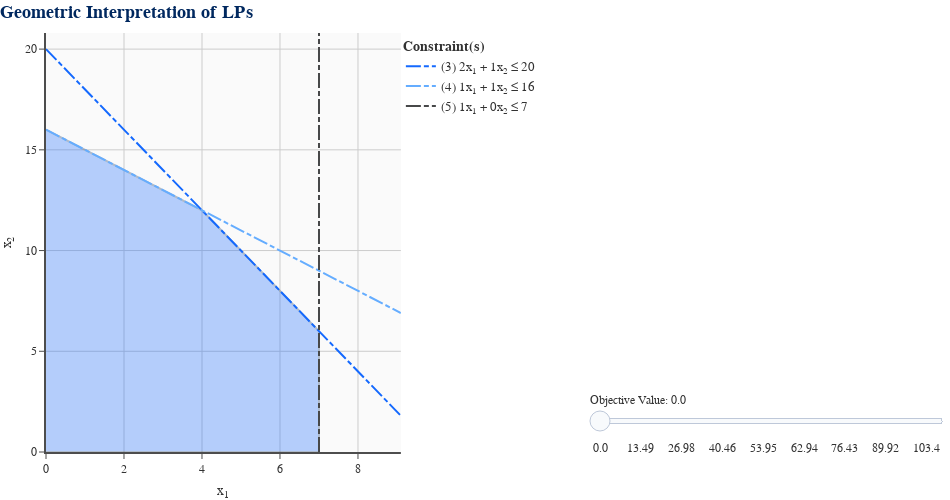

The notebook cell saved with this chart:
### Markdown cell above
Let's use GILP to solve the following LP graphically:

$$\begin{align*}
\max \quad & 5x_1+3x_2\\
\text{s.t.} \quad & 2x_1 + 1x_2 \leq 20 \\
\quad & 1x_1 + 1x_2 \leq 16 \\
\quad & 1x_1 + 0x_2 \leq 7 \\
\quad & x_1, x_2 \geq 0 \\
\end{align*}$$

Recall, this LP is called `ALL_INTEGER_2D_LP`.

### Code cell
lp = ex.ALL_INTEGER_2D_LP # get LP example
lp_visual(lp).show() # visualize it

### Figure 1 — Plotly figure (JSON) as saved in the notebook; plotly's stock layout.template omitted (floating-point values rounded to 4 significant figures)
{"data": [{"hoverinfo": "skip", "marker": {"color": "white", "opacity": 1e-07, "size": 0}, "mode": "markers", "showlegend": false, "type": "scatter", "x": [9.1], "y": [20.8]}, {"fill": "toself", "fillcolor": "#1469FE", "hoverinfo": "none", "line": {"color": "#00285F", "width": 2}, "mode": "lines", "opacity": 0.3, "showlegend": false, "type": "scatter", "x": [0, 7, 7, 4, 0], "y": [0, 0, 6, 12, 16]}, {"hoverinfo": "skip", "line": {"color": "#1469FE", "dash": "15,3,5,3", "width": 2}, "mode": "lines", "name": "(3) 2x<sub>1</sub> + 1x<sub>2</sub> ≤ 20", "showlegend": true, "type": "scatter", "visible": true, "x": [0, 9.1], "y": [20, 1.8]}, {"hoverinfo": "skip", "line": {"color": "#65ADFF", "dash": "15,3,5,3", "width": 2}, "mode": "lines", "name": "(4) 1x<sub>1</sub> + 1x<sub>2</sub> ≤ 16", "showlegend": true, "type": "scatter", "visible": true, "x": [0, 9.1], "y": [16, 6.9]}, {"hoverinfo": "skip", "line": {"color": "#474849", "dash": "15,3,5,3", "width": 2}, "mode": "lines", "name": "(5) 1x<sub>1</sub> + 0x<sub>2</sub> ≤ 7", "showlegend": true, "type": "scatter", "visible": true, "x": [7, 7], "y": [0, 20.8]}, {"hoverinfo": "text", "hoverlabel": {"bgcolor": "#FAFAFA", "bordercolor": "#323232", "font": {"color": "#323232", "family": "Arial"}}, "marker": {"color": "gray", "opacity": 1e-07, "size": 20}, "mode": "markers", "showlegend": false, "text": ["<b>BFS</b>: (0, 0, 20, 16, 7)<br><b>B</b>: (3, 4, 5)<br><b>Obj</b>: 0", "<b>BFS</b>: (0, 16, 4, 0, 7)<br><b>B</b>: (2, 3, 5)<br><b>Obj</b>: 48", "<b>BFS</b>: (4, 12, 0, 0, 3)<br><b>B</b>: (1, 2, 5)<br><b>Obj</b>: 56", "<b>BFS</b>: (7, 0, 6, 9, 0)<br><b>B</b>: (1, 3, 4)<br><b>Obj</b>: 35", "<b>BFS</b>: (7, 6, 0, 3, 0)<br><b>B</b>: (1, 2, 4)<br><b>Obj</b>: 53"], "type": "scatter", "x": [0, 0, 4, 7, 7], "y": [0, 16, 12, 0, 6]}, {"hoverinfo": "skip", "line": {"color": "red", "width": 4}, "mode": "lines", "showlegend": false, "type": "scatter", "visible": false, "x": [0, 9.1], "y": [0, -15.17]}, {"hoverinfo": "skip", "line": {"color": "red", "width": 4}, "mode": "lines", "showlegend": false, "type": "scatter", "visible": false, "x": [0, 9.1], "y": [1.5, -13.67]}, {"hoverinfo": "skip", "line": {"color": "red", "width": 4}, "mode": "lines", "showlegend": false, "type": "scatter", "visible": false, "x": [0, 9.1], "y": [2.997, -12.17]}, {"hoverinfo": "skip", "line": {"color": "red", "width": 4}, "mode": "lines", "showlegend": false, "type": "scatter", "visible": false, "x": [0, 9.1], "y": [4.497, -10.67]}, {"hoverinfo": "skip", "line": {"color": "red", "width": 4}, "mode": "lines", "showlegend": false, "type": "scatter", "visible": false, "x": [0, 9.1], "y": [5.993, -9.173]}, {"hoverinfo": "skip", "line": {"color": "red", "width": 4}, "mode": "lines", "showlegend": false, "type": "scatter", "visible": false, "x": [0, 9.1], "y": [7.493, -7.673]}, {"hoverinfo": "skip", "line": {"color": "red", "width": 4}, "mode": "lines", "showlegend": false, "type": "scatter", "visible": false, "x": [0, 9.1], "y": [8.993, -6.173]}, {"hoverinfo": "skip", "line": {"color": "red", "width": 4}, "mode": "lines", "showlegend": false, "type": "scatter", "visible": false, "x": [0, 9.1], "y": [10.49, -4.677]}, {"hoverinfo": "skip", "line": {"color": "red", "width": 4}, "mode": "lines", "showlegend": false, "type": "scatter", "visible": false, "x": [0, 9.1], "y": [11.99, -3.177]}, {"hoverinfo": "skip", "line": {"color": "red", "width": 4}, "mode": "lines", "showlegend": false, "type": "scatter", "visible": false, "x": [0, 9.1], "y": [13.49, -1.68]}, {"hoverinfo": "skip", "line": {"color": "red", "width": 4}, "mode": "lines", "showlegend": false, "type": "scatter", "visible": false, "x": [0, 9.1], "y": [14.99, -0.18]}, {"hoverinfo": "skip", "line": {"color": "red", "width": 4}, "mode": "lines", "showlegend": false, "type": "scatter", "visible": false, "x": [0, 9.1], "y": [16.48, 1.317]}, {"hoverinfo": "skip", "line": {"color": "red", "width": 4}, "mode": "lines", "showlegend": false, "type": "scatter", "visible": false, "x": [0, 9.1], "y": [17.98, 2.817]}, {"hoverinfo": "skip", "line": {"color": "red", "width": 4}, "mode": "lines", "showlegend": false, "type": "scatter", "visible": false, "x": [0, 9.1], "y": [18.67, 3.5]}, {"hoverinfo": "skip", "line": {"color": "red", "width": 4}, "mode": "lines", "showlegend": false, "type": "scatter", "visible": false, "x": [0, 9.1], "y": [19.48, 4.317]}, {"hoverinfo": "skip", "line": {"color": "red", "width": 4}, "mode": "lines", "showlegend": false, "type": "scatter", "visible": false, "x": [0, 9.1], "y": [20.98, 5.813]}, {"hoverinfo": "skip", "line": {"color": "red", "width": 4}, "mode": "lines", "showlegend": false, "type": "scatter", "visible": false, "x": [0, 9.1], "y": [22.48, 7.313]}, {"hoverinfo": "skip", "line": {"color": "red", "width": 4}, "mode": "lines", "showlegend": false, "type": "scatter", "visible": false, "x": [0, 9.1], "y": [23.98, 8.81]}, {"hoverinfo": "skip", "line": {"color": "red", "width": 4}, "mode": "lines", "showlegend": false, "type": "scatter", "visible": false, "x": [0, 9.1], "y": [25.48, 10.31]}, {"hoverinfo": "skip", "line": {"color": "red", "width": 4}, "mode": "lines", "showlegend": false, "type": "scatter", "visible": false, "x": [0, 9.1], "y": [26.98, 11.81]}, {"hoverinfo": "skip", "line": {"color": "red", "width": 4}, "mode": "lines", "showlegend": false, "type": "scatter", "visible": false, "x": [0, 9.1], "y": [28.47, 13.31]}, {"hoverinfo": "skip", "line": {"color": "red", "width": 4}, "mode": "lines", "showlegend": false, "type": "scatter", "visible": false, "x": [0, 9.1], "y": [29.97, 14.81]}, {"hoverinfo": "skip", "line": {"color": "red", "width": 4}, "mode": "lines", "showlegend": false, "type": "scatter", "visible": false, "x": [0, 9.1], "y": [31.47, 16.3]}, {"hoverinfo": "skip", "line": {"color": "red", "width": 4}, "mode": "lines", "showlegend": false, "type": "scatter", "visible": false, "x": [0, 9.1], "y": [32.97, 17.8]}, {"hoverinfo": "skip", "line": {"color": "red", "width": 4}, "mode": "lines", "showlegend": false, "type": "scatter", "visible": false, "x": [0, 9.1], "y": [34.47, 19.3]}, {"hoverinfo": "skip", "line": {"color": "red", "width": 4}, "mode": "lines", "showlegend": false, "type": "scatter", "visible": false, "x": [0, 9.1], "y": [35.97, 20.8]}], "layout": {"font": {"color": "#323232", "family": "Arial"}, "height": 500, "legend": {"font": {"size": 13}, "title": {"font": {"size": 14}, "text": "<b>Constraint(s)</b>"}, "x": 0.3947, "xanchor": "left", "y": 1, "yanchor": "top"}, "margin": {"b": 0, "l": 0, "r": 0, "t": 33}, "paper_bgcolor": "white", "plot_bgcolor": "#FAFAFA", "scene": {"aspectmode": "cube", "xaxis": {"gridcolor": "#CCCCCC", "gridwidth": 1, "linecolor": "#4D4D4D", "linewidth": 2, "range": [0, 9.1], "rangemode": "tozero", "showspikes": false, "tickcolor": "#4D4D4D", "ticks": "outside"}, "yaxis": {"gridcolor": "#CCCCCC", "gridwidth": 1, "linecolor": "#4D4D4D", "linewidth": 2, "range": [0, 20.8], "rangemode": "tozero", "showspikes": false, "tickcolor": "#4D4D4D", "ticks": "outside"}, "zaxis": {"gridcolor": "#CCCCCC", "gridwidth": 1, "linecolor": "#4D4D4D", "linewidth": 2, "rangemode": "tozero", "showspikes": false, "tickcolor": "#4D4D4D", "ticks": "outside"}}, "sliders": [{"active": 0, "currentvalue": {"prefix": "Objective Value: "}, "len": 0.4, "lenmode": "fraction", "pad": {"b": 0, "l": 0, "r": 0, "t": 50}, "steps": [{"args": [{"visible": [null, null, true, true, true, null, true, false, false, false, false, false, false, false, false, false, false, false, false, false, false, false, false, false, false, false, false, false, false, false, false, false]}], "label": "0.0", "method": "update"}, {"args": [{"visible": [null, null, true, true, true, null, false, true, false, false, false, false, false, false, false, false, false, false, false, false, false, false, false, false, false, false, false, false, false, false, false, false]}], "label": "4.5", "method": "update"}, {"args": [{"visible": [null, null, true, true, true, null, false, false, true, false, false, false, false, false, false, false, false, false, false, false, false, false, false, false, false, false, false, false, false, false, false, false]}], "label": "8.99", "method": "update"}, {"args": [{"visible": [null, null, true, true, true, null, false, false, false, true, false, false, false, false, false, false, false, false, false, false, false, false, false, false, false, false, false, false, false, false, false, false]}], "label": "13.49", "method": "update"}, {"args": [{"visible": [null, null, true, true, true, null, false, false, false, false, true, false, false, false, false, false, false, false, false, false, false, false, false, false, false, false, false, false, false, false, false, false]}], "label": "17.98", "method": "update"}, {"args": [{"visible": [null, null, true, true, true, null, false, false, false, false, false, true, false, false, false, false, false, false, false, false, false, false, false, false, false, false, false, false, false, false, false, false]}], "label": "22.48", "method": "update"}, {"args": [{"visible": [null, null, true, true, true, null, false, false, false, false, false, false, true, false, false, false, false, false, false, false, false, false, false, false, false, false, false, false, false, false, false, false]}], "label": "26.98", "method": "update"}, {"args": [{"visible": [null, null, true, true, true, null, false, false, false, false, false, false, false, true, false, false, false, false, false, false, false, false, false, false, false, false, false, false, false, false, false, false]}], "label": "31.47", "method": "update"}, {"args": [{"visible": [null, null, true, true, true, null, false, false, false, false, false, false, false, false, true, false, false, false, false, false, false, false, false, false, false, false, false, false, false, false, false, false]}], "label": "35.97", "method": "update"}, {"args": [{"visible": [null, null, true, true, true, null, false, false, false, false, false, false, false, false, false, true, false, false, false, false, false, false, false, false, false, false, false, false, false, false, false, false]}], "label": "40.46", "method": "update"}, {"args": [{"visible": [null, null, true, true, true, null, false, false, false, false, false, false, false, false, false, false, true, false, false, false, false, false, false, false, false, false, false, false, false, false, false, false]}], "label": "44.96", "method": "update"}, {"args": [{"visible": [null, null, true, true, true, null, false, false, false, false, false, false, false, false, false, false, false, true, false, false, false, false, false, false, false, false, false, false, false, false, false, false]}], "label": "49.45", "method": "update"}, {"args": [{"visible": [null, null, true, true, true, null, false, false, false, false, false, false, false, false, false, false, false, false, true, false, false, false, false, false, false, false, false, false, false, false, false, false]}], "label": "53.95", "method": "update"}, {"args": [{"visible": [null, null, true, true, true, null, false, false, false, false, false, false, false, false, false, false, false, false, false, true, false, false, false, false, false, false, false, false, false, false, false, false]}], "label": "56.0", "method": "update"}, {"args": [{"visible": [null, null, true, true, true, null, false, false, false, false, false, false, false, false, false, false, false, false, false, false, true, false, false, false, false, false, false, false, false, false, false, false]}], "label": "58.45", "method": "update"}, {"args": [{"visible": [null, null, true, true, true, null, false, false, false, false, false, false, false, false, false, false, false, false, false, false, false, true, false, false, false, false, false, false, false, false, false, false]}], "label": "62.94", "method": "update"}, {"args": [{"visible": [null, null, true, true, true, null, false, false, false, false, false, false, false, false, false, false, false, false, false, false, false, false, true, false, false, false, false, false, false, false, false, false]}], "label": "67.44", "method": "update"}, {"args": [{"visible": [null, null, true, true, true, null, false, false, false, false, false, false, false, false, false, false, false, false, false, false, false, false, false, true, false, false, false, false, false, false, false, false]}], "label": "71.93", "method": "update"}, {"args": [{"visible": [null, null, true, true, true, null, false, false, false, false, false, false, false, false, false, false, false, false, false, false, false, false, false, false, true, false, false, false, false, false, false, false]}], "label": "76.43", "method": "update"}, {"args": [{"visible": [null, null, true, true, true, null, false, false, false, false, false, false, false, false, false, false, false, false, false, false, false, false, false, false, false, true, false, false, false, false, false, false]}], "label": "80.93", "method": "update"}, {"args": [{"visible": [null, null, true, true, true, null, false, false, false, false, false, false, false, false, false, false, false, false, false, false, false, false, false, false, false, false, true, false, false, false, false, false]}], "label": "85.42", "method": "update"}, {"args": [{"visible": [null, null, true, true, true, null, false, false, false, false, false, false, false, false, false, false, false, false, false, false, false, false, false, false, false, false, false, true, false, false, false, false]}], "label": "89.92", "method": "update"}, {"args": [{"visible": [null, null, true, true, true, null, false, false, false, false, false, false, false, false, false, false, false, false, false, false, false, false, false, false, false, false, false, false, true, false, false, false]}], "label": "94.41", "method": "update"}, {"args": [{"visible": [null, null, true, true, true, null, false, false, false, false, false, false, false, false, false, false, false, false, false, false, false, false, false, false, false, false, false, false, false, true, false, false]}], "label": "98.91", "method": "update"}, {"args": [{"visible": [null, null, true, true, true, null, false, false, false, false, false, false, false, false, false, false, false, false, false, false, false, false, false, false, false, false, false, false, false, false, true, false]}], "label": "103.4", "method": "update"}, {"args": [{"visible": [null, null, true, true, true, null, false, false, false, false, false, false, false, false, false, false, false, false, false, false, false, false, false, false, false, false, false, false, false, false, false, true]}], "label": "107.9", "method": "update"}], "tickcolor": "white", "ticklen": 0, "x": 0.6053, "xanchor": "left", "y": 0.01, "yanchor": "bottom"}], "title": {"font": {"color": "#00285F", "size": 18}, "text": "<b>Geometric Interpretation of LPs</b>", "x": 0, "xanchor": "left", "y": 0.99, "yanchor": "top"}, "width": 950, "xaxis": {"anchor": "y", "domain": [0, 0.3947], "gridcolor": "#CCCCCC", "gridwidth": 1, "linecolor": "#4D4D4D", "linewidth": 2, "range": [0, 9.1], "rangemode": "tozero", "showspikes": false, "tickcolor": "#4D4D4D", "ticks": "outside", "title": {"text": "x<sub>1</sub>"}}, "yaxis": {"anchor": "x", "domain": [0, 1], "gridcolor": "#CCCCCC", "gridwidth": 1, "linecolor": "#4D4D4D", "linewidth": 2, "range": [0, 20.8], "rangemode": "tozero", "showspikes": false, "tickcolor": "#4D4D4D", "ticks": "outside", "title": {"text": "x<sub>2</sub>"}}}}
